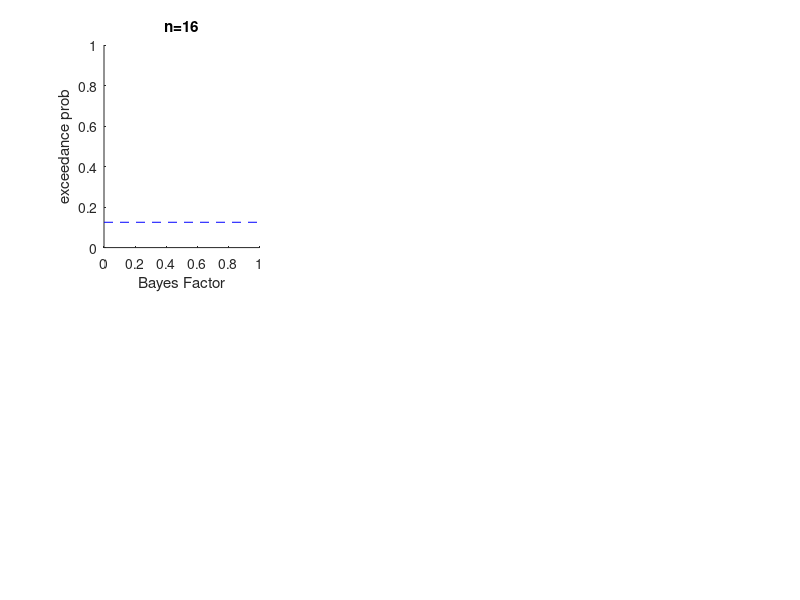

Source code (MATLAB): (Note: this script raises an error after producing the figure.)
% Polya's urn

% close all
clear all
clc

gridn = 2.^[4,6]; % # subjects
K = 8; % # models
f = ones(K,1)./K; % true frequency of models
f2 = [K;ones(K-1,1)]./(2*K-1);
a0 = 1; % priors counts for each model
alpha = 0.05; % significance level
N = 2^10; % # Monte-Carlo simulations

hf = figure('color',[1 1 1],'name',['K=',num2str(K)]);
str = cell(length(gridn),1);
for i=1:length(gridn)
    
    str{i} = ['n=',num2str(gridn(i))];
    
    ha(i,1) = subplot(length(gridn),3,(i-1)*3+1,'parent',hf,'nextplot','add','xlim',[0,1],'ylim',[0,1]);
    title(ha(i,1),str{i})
    xlabel(ha(i,1),'Bayes Factor')
    ylabel(ha(i,1),'exceedance prob')
    plot(ha(i,1),[0,1],[1,1]./K,'b--')
    maHa = (gridn(i)/K+a0)*ones(K,1); % max-entropic marbles sample
    miHa = [gridn(i);zeros(K-1,1)]+a0; % min-entropic marbles sample
    maF = gammaln(K*a0) - K*gammaln(a0) + sum(gammaln(miHa)) - gammaln(gridn(i)+K*a0);
    miF = gammaln(K*a0) - K*gammaln(a0) + sum(gammaln(maHa)) - gammaln(gridn(i)+K*a0);
    F0 = -gridn(i)*log(K);
    mir = sigm(miF-F0);
    mar = sigm(maF-F0);
    plot(ha(i,1),[mir,mir],[0,1],'b--')
    plot(ha(i,1),[mar,mar],[0,1],'b--')
    
    ha(i,2) = subplot(length(gridn),3,(i-1)*3+2,'parent',hf,'nextplot','add','xlim',[0,1],'ylim',[0,1]);
    title(ha(i,2),str{i})
    xlabel(ha(i,2),'Bayes Factor')
    ylabel(ha(i,2),'estimated freq')
    mif = 1./K;
    maf = (gridn(i)+a0)./(gridn(i)+K*a0);
    plot(ha(i,2),[0,1],[mif,mif],'b--')
    plot(ha(i,2),[0,1],[maf,maf],'b--')
    plot(ha(i,2),[mir,mir],[0,1],'b--')
    plot(ha(i,2),[mar,mar],[0,1],'b--')
    
    ha(i,3) = subplot(length(gridn),3,(i-1)*3+3,'parent',hf,'nextplot','add','xlim',[0,1],'ylim',[0,1]);
    title(ha(i,3),str{i})
    xlabel(ha(i,3),'estimated freq')
    ylabel(ha(i,3),'exceedance prob')
    plot(ha(i,3),[0,1],[1,1]./K,'b--')
    plot(ha(i,3),[mif,mif],[0,1],'b--')
    plot(ha(i,3),[maf,maf],[0,1],'b--')
end

FPR = zeros(length(gridn),2);
r = zeros(length(gridn),N,2);
mep = zeros(length(gridn),N,2);
mEf = zeros(length(gridn),N,2);
for i=1:length(gridn)
    n = gridn(i);
    fprintf(1,['n= ',num2str(gridn(i)),' ...'])
    fprintf(1,'%6.2f %%',0)
    for j=1:N
        % invert model under the null
        m = sampleFromArbitraryP(f,eye(length(f)),n)';
        [F,F0,a] = PolyaLEV(m,a0);
        ep = VBA_ExceedanceProb(a,[],'dirichlet',0);
        Ef = a./sum(a);
        r(i,j,1) = sigm(F-F0);
        mep(i,j,1) = max(ep);
        mEf(i,j,1) = max(Ef);
        % invert model under the alternative
        m = sampleFromArbitraryP(f2,eye(length(f)),n)';
        [F,F0,a] = PolyaLEV(m,a0);
        ep = VBA_ExceedanceProb(a,[],'dirichlet',0);
        Ef = a./sum(a);
        r(i,j,2) = sigm(F-F0);
        mep(i,j,2) = max(ep);
        mEf(i,j,2) = max(Ef);
        % display statistics
        plot(ha(i,1),r(i,j,1),mep(i,j,1),'r.')
        plot(ha(i,2),r(i,j,1),mEf(i,j,1),'r.')
        plot(ha(i,3),mEf(i,j,1),mep(i,j,1),'r.')
        plot(ha(i,1),r(i,j,2),mep(i,j,1),'g.')
        plot(ha(i,2),r(i,j,2),mEf(i,j,1),'g.')
        plot(ha(i,3),mEf(i,j,2),mep(i,j,1),'g.')
        drawnow
        if isequal(mod(j,ceil(N/200)),0)
            fprintf(1,repmat('\b',1,8))
            fprintf(1,'%6.2f %%',100*j/N)
        end
    end
    fprintf(1,repmat('\b',1,8))
    fprintf(' OK.')
    fprintf('\n')
    
end

% col = getColors(length(gridn));
hf(2) = figure('color',[1 1 1],'name',['K=',num2str(K)]);
s = 1/4;

s0 = {'H0','H1'};

col = ['r','g'];
may = zeros(3,1);
for ij=1:2
    
    hb(1) = subplot(3,1,1,'parent',hf(2),'nextplot','add');
    [eh,gy] = empiricalHist(r(:,:,ij)',s);
    plot(hb(1),gy(:,1),eh(:,1),'color',col(ij),'linestyle','-')
    plot(hb(1),gy(:,2),eh(:,2),'color',col(ij),'linestyle','.')
    %     for i=1:length(gridn)
    %         t(i) = gy(min(find(cumsum(eh(:,i))>=1-alpha)),i);
    %         plot(hb(1),[t(i),t(i)],[0,max(eh(:))],'color',col(ij))
    %         maHa = (gridn(i)/K+a0)*ones(K,1); % max-entropic marbles sample
    %         miHa = [gridn(i);zeros(K-1,1)]+a0; % min-entropic marbles sample
    %         maF = gammaln(K*a0) - K*gammaln(a0) + sum(gammaln(miHa)) - gammaln(gridn(i)+K*a0);
    %         miF = gammaln(K*a0) - K*gammaln(a0) + sum(gammaln(maHa)) - gammaln(gridn(i)+K*a0);
    %         F0 = -gridn(i)*log(K);
    %         mir = sigm(miF-F0);
    %         mar = sigm(maF-F0);
    %         plot(hb(1),[mir,mir],[0,max(eh(:))],'color',col(ij),'linestyle','--')
    %         plot(hb(1),[mar,mar],[0,max(eh(:))],'color',col(ij),'linestyle','--')
    %     end
    may(1) = max([may(1),max(eh(:))]);
    
    
    for i=1:length(gridn)
        str{(ij-1)*2+i} = [s0{ij},': n=',num2str(gridn(i))];
    end
    
    legend(hb(1),str)
    
    hb(2) = subplot(3,1,2,'parent',hf(2),'nextplot','add');
    [eh,gy] = empiricalHist(mep(:,:,ij)',s);
    plot(hb(2),gy(:,1),eh(:,1),'color',col(ij),'linestyle','-')
    plot(hb(2),gy(:,2),eh(:,2),'color',col(ij),'linestyle','.')
    %     for i=1:length(gridn)
    %         t(i) = gy(min(find(cumsum(eh(:,i))>=1-alpha)),i);
    %         plot(hb(2),[t(i),t(i)],[0,max(eh(:))],'color',col(ij))
    %         mif = 1./K;
    %         plot(hb(2),[mif,mif],[0,max(eh(:))],'k--')
    %     end
    may(2) = max([may(2),max(eh(:))]);
    
    
    hb(3) = subplot(3,1,3,'parent',hf(2),'nextplot','add');
    [eh,gy] = empiricalHist(mEf(:,:,ij)',s);
    plot(hb(3),gy(:,1),eh(:,1),'color',col(ij),'linestyle','-')
    plot(hb(3),gy(:,2),eh(:,2),'color',col(ij),'linestyle','.')
    %     for i=1:length(gridn)
    %         t(i) = gy(min(find(cumsum(eh(:,i))>=1-alpha)),i);
    %         plot(hb(3),[t(i),t(i)],[0,max(eh(:))],'color',col(ij))
    %         mif = (ceil(gridn(i)/K)+a0)./(gridn(i)+K*a0);
    %         maf = (gridn(i)+a0)./(gridn(i)+K*a0);
    %         plot(hb(3),[mif,mif],[0,max(eh(:))],'color',col(ij),'linestyle','--')
    %         plot(hb(3),[maf,maf],[0,max(eh(:))],'color',col(ij),'linestyle','--')
    %     end
    may(3) = max([may(3),max(eh(:))]);
    
    
end

set(hb(1),'xlim',[0,1],'ylim',[0,may(1)])
title(hb(1),'BF''s histogram')
set(hb(2),'xlim',[0,1],'ylim',[0,may(2)])
title(hb(2),'max(ep)''s histogram')
set(hb(3),'xlim',[0,1],'ylim',[0,may(3)])
title('max(Ef)''s histogram')

getSubplots
